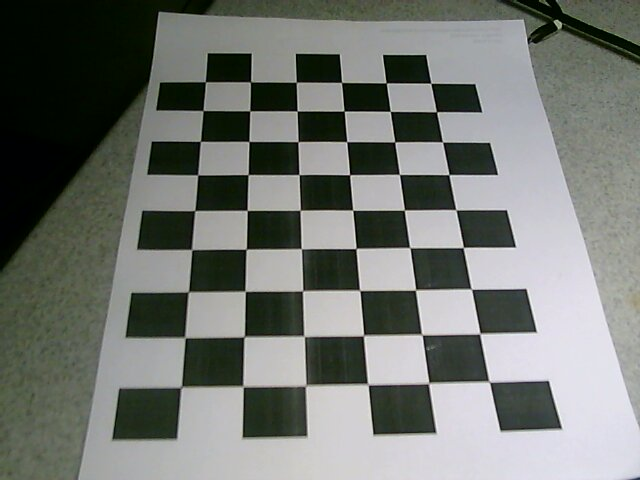
#> input picture src/1.jpg, 640 x 480 px
$ python camshift.py ../1.jpg   (Python 2 division)   (older library calls are emulated)
#> lines starting #> are read from the running program, lines starting #| are printed output that depends on the picture; after the words box and inside, x2 and y2 are one past the last pixel; in counts of white or black regions, pixels touching at a corner belong together
### src/camshift/video.py
#!/usr/bin/env python

'''
Video capture sample.

Sample shows how VideoCapture class can be used to acquire video
frames from a camera of a movie file. Also the sample provides
an example of procedural video generation by an object, mimicking
the VideoCapture interface (see Chess class).

'create_capture' is a convinience function for capture creation,
falling back to procedural video in case of error.

Usage:
    video.py [--shotdir <shot path>] [source0] [source1] ...'

    sourceN is an
     - integer number for camera capture
     - name of video file
     - synth:<params> for procedural video

Synth examples:
    synth:bg=../cpp/lena.jpg:noise=0.1
    synth:class=chess:bg=../cpp/lena.jpg:noise=0.1:size=640x480

Keys:
    ESC    - exit
    SPACE  - save current frame to <shot path> directory

'''

import numpy as np
import cv2
from time import clock
from numpy import pi, sin, cos
import common

class VideoSynthBase(object):
    # [14 lines left out: function __init__, not called in this run]

    def render(self, dst):
        pass

    # [15 lines left out: function read, not called in this run]

    def isOpened(self):
        return True

class Chess(VideoSynthBase):
    # [45 lines left out: functions __init__, draw_quads, render, not called in this run]


classes = dict(chess=Chess)

presets = dict(
    empty = 'synth:',
    lena = 'synth:bg=../cpp/lena.jpg:noise=0.1',
    chess = 'synth:class=chess:bg=../cpp/lena.jpg:noise=0.1:size=640x480'
)


def create_capture(source = 0, fallback = presets['chess']):
    '''source: <int> or '<int>|<filename>|synth [:<param_name>=<value> [:...]]'
    '''
    source = str(source).strip()
    chunks = source.split(':')
    # hanlde drive letter ('c:', ...)
    if len(chunks) > 1 and len(chunks[0]) == 1 and chunks[0].isalpha():
        chunks[1] = chunks[0] + ':' + chunks[1]
        del chunks[0]

    source = chunks[0]
    try: source = int(source)
    except ValueError: pass
    params = dict( s.split('=') for s in chunks[1:] )

    cap = None
    if source == 'synth':
        Class = classes.get(params.get('class', None), VideoSynthBase)
        try: cap = Class(**params)
        except: pass
    else:
        cap = cv2.VideoCapture(source)
        cap.set(cv2.cv.CV_CAP_PROP_FOURCC ,cv2.cv.CV_FOURCC('M', 'J', 'P', 'G') )
        if 'size' in params:
            w, h = map(int, params['size'].split('x'))
            cap.set(cv2.cv.CV_CAP_PROP_FRAME_WIDTH, w)
            cap.set(cv2.cv.CV_CAP_PROP_FRAME_HEIGHT, h)
    if cap is None or not cap.isOpened():
        print 'Warning: unable to open video source: ', source
        if fallback is not None:
            return create_capture(fallback, None)
    return cap

# [30 lines that do not run on import are left out]

### src/camshift/camshift.py
#!/usr/bin/env python

'''
Camshift tracker
================

This is a demo that shows mean-shift based tracking
You select a color objects such as your face and it tracks it.
This reads from video camera (0 by default, or the camera number the user enters)

http://www.robinhewitt.com/research/track/camshift.html

Usage:
------
    camshift.py [<video source>]

    To initialize tracking, select the object with mouse

Keys:
-----
    ESC   - exit
    b     - toggle back-projected probability visualization
'''

import numpy as np
import cv2
import video

size_treshold = 4
side_inc = 2
size_maxium = 256
flag= True
MorphOps = False
Channel = False

# [19 lines left out: functions abs, get_window_size, get_increased_window, not called in this run]

class App(object):
    def __init__(self, video_src):
#> called with video_src = '../1.jpg'
        self.cam = video.create_capture(video_src)
        ret, self.frame = self.cam.read()
#> self.frame is the input picture: shape (480, 640, 3); mean B, G, R 113.4, 118.5, 114.8
        cv2.namedWindow('camshift')
        cv2.setMouseCallback('camshift', self.onmouse)
        self.mouse_state = 0
        self.selection = None
        self.drag_start = None
        self.tracking_state = 0
        self.show_backproj = False

    # [36 lines left out: functions onmouse, show_hist, not called in this run]

    def run(self):
        global MorphOps
        global Channel
        while True:

            ret, self.frame = self.cam.read()
            vis = self.frame.copy()
            hsv = cv2.cvtColor(self.frame, cv2.COLOR_BGR2HSV)
#> hsv: shape (480, 640, 3); mean H, S, V 68.5, 56.8, 120.2
            mask = cv2.inRange(hsv, np.array((0., 60., 32.)), np.array((180., 255., 255.)))
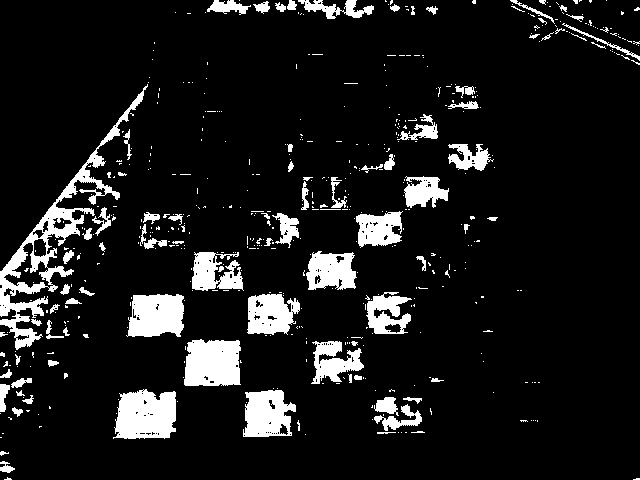
#> mask: shape (480, 640); 10.3% white; 520 white regions (431 under 20 px), largest, box (x1, y1, x2, y2) and area: (0, 84, 148, 350) 4907, (113, 389, 176, 439) 2560, (184, 339, 241, 386) 2378

            if self.selection:
                x0, y0, x1, y1 = self.selection
                self.track_window = (x0, y0, x1-x0, y1-y0)
                hsv_roi = hsv[y0:y1, x0:x1]
                mask_roi = mask[y0:y1, x0:x1]
                if Channel:
                    hist = cv2.calcHist( [hsv_roi], [0,1], mask_roi, [16,5], [0, 180, 0 ,256] )
                else:
                    hist = cv2.calcHist( [hsv_roi], [0], mask_roi, [32], [0, 180] )
                cv2.normalize(hist, hist, 0, 255, cv2.NORM_MINMAX);
                self.hist = hist.reshape(-1)
                self.show_hist()

                vis_roi = vis[y0:y1, x0:x1]
                cv2.bitwise_not(vis_roi, vis_roi)
                vis[mask == 0] = 0

            if self.tracking_state == 2:
                if Channel:
                    prob = cv2.calcBackProject([hsv], [0,1], self.hist, [0, 180, 0, 256], 1)
                else:
                    prob = cv2.calcBackProject([hsv], [0], self.hist, [0, 180], 1)
                prob &= mask
                term_crit = ( cv2.TERM_CRITERIA_EPS | cv2.TERM_CRITERIA_COUNT, 10, 1 )
                self.previous_window = self.track_window
                kernel = np.ones((5,5),np.uint8)
                if MorphOps:
                    prob = cv2.morphologyEx(prob, cv2.MORPH_OPEN, kernel)
                    prob = cv2.morphologyEx(prob, cv2.MORPH_CLOSE, kernel)
                track_box, self.track_window = cv2.CamShift(prob, self.track_window, term_crit)
                if get_window_size(self.track_window) <= size_treshold:
                    self.track_window = get_increased_window(self.previous_window)
                    self.tracking_state = 2
                else :
                    self.tracking_state = 1
                font = cv2.FONT_HERSHEY_SIMPLEX
                print "Target Missing."
                cv2.putText(vis,'Target Missing',(10,400), font, 1,(255,255,255),2,1)

            if self.tracking_state == 1:
                self.selection = None
                if Channel:
                    prob = cv2.calcBackProject([hsv], [0,1], self.hist, [0, 180, 0, 256], 1)
                else:
                    prob = cv2.calcBackProject([hsv], [0], self.hist, [0, 180], 1)
                prob &= mask
                term_crit = ( cv2.TERM_CRITERIA_EPS | cv2.TERM_CRITERIA_COUNT, 10, 1 )
                self.previous_window = self.track_window
                kernel = np.ones((5,5),np.uint8)
                if MorphOps:
                    prob = cv2.morphologyEx(prob, cv2.MORPH_OPEN, kernel)
                    prob = cv2.morphologyEx(prob, cv2.MORPH_CLOSE, kernel)
                track_box, self.track_window = cv2.CamShift(prob, self.track_window, term_crit)
                if get_window_size(self.track_window) <= size_treshold:
                    self.track_window = get_increased_window(self.previous_window)
                    self.tracking_state = 2
                if self.show_backproj:
                    vis[:] = prob[...,np.newaxis]
                font = cv2.FONT_HERSHEY_SIMPLEX
                cv2.putText(vis,str(track_box[0]),(10,400), font, 1,(255,255,255),2,1)
                print str(track_box[0])
                try: cv2.ellipse(vis, track_box, (0, 0, 255), 2)
                except: print track_box

            #cv2.imshow('Original Footage',self.frame)
            if flag:
                cv2.imshow('camshift', vis)

            ch = 0xFF & cv2.waitKey(5)
#> (key Esc is pressed here)
            if ch == 27:
                break
            if ch == ord('b'):
                self.show_backproj = not self.show_backproj
            if ch == ord('m'):
                MorphOps = not MorphOps
            if ch == ord('c'):
                Channel = not Channel
        cv2.destroyAllWindows()


if __name__ == '__main__':
    import sys
    try: video_src = sys.argv[1]
    except: video_src = 0
    print __doc__
    App(video_src).run()
